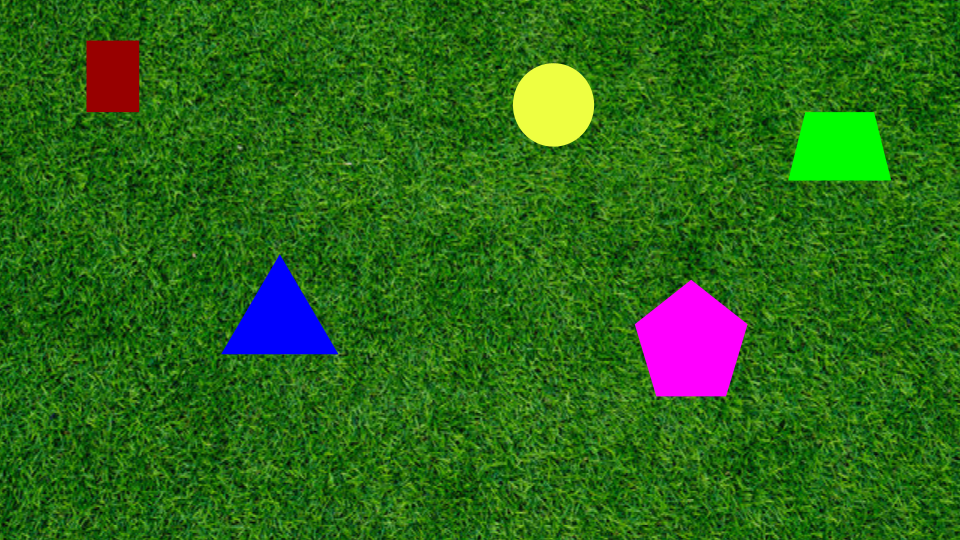
#> input picture PennAir 2024 App Static.png, 960 x 540 px
$ python -i detector.py   (imports and definitions only)
#> lines starting #> are read from the running program, lines starting #| are printed output that depends on the picture; after the words box and inside, x2 and y2 are one past the last pixel; in counts of white or black regions, pixels touching at a corner belong together
### pennair/texture.py
"""The "busyness" measure that the whole detector is built on.

The shapes we want are solid -- flat, single-colour interiors. Every background
in the challenge (grass, asphalt) is textured -- fine-grained, high-frequency
detail. So instead of asking "what colour is this pixel?", which breaks the
instant a shape is the same green as the grass and cannot generalise to an
unseen background, we ask "how much does the neighbourhood around this pixel
vary?".
"""

from __future__ import annotations

import cv2
import numpy as np


def local_stddev(gray: np.ndarray, ksize: int) -> np.ndarray:
    """Per-pixel standard deviation over a ksize x ksize window.

    The obvious implementation -- slide a window, call std() per pixel -- is
    far too slow. Instead use

        Var(X) = E[X^2] - E[X]^2

    where both expectations are box filters (local means). OpenCV's boxFilter
    uses a separable running sum, so its cost is O(1) per pixel *regardless of
    kernel size*: we can widen the window for free. Two filters plus some
    arithmetic, no Python-level loop.

    Args:
        gray: single-channel image.
        ksize: window side length, should be odd.

    Returns:
        float32 array, same shape as ``gray``.
    """
    f = gray.astype(np.float32)
    mean = cv2.boxFilter(f, ddepth=-1, ksize=(ksize, ksize), normalize=True)
    mean_sq = cv2.boxFilter(f * f, ddepth=-1, ksize=(ksize, ksize), normalize=True)
    # Clamp at 0: floating-point cancellation can push a perfectly flat region
    # very slightly negative, and sqrt of a negative is NaN.
    var = cv2.max(mean_sq - mean * mean, 0.0)
    return cv2.sqrt(var)

### pennair/classify.py
"""Naming a shape once its outline is already known.

This is deliberately downstream of detection. Searching an image for a
parametric template is enormously expensive (the parameter space is position x
scale x rotation x aspect, and each combination costs a full-image pass).
Fitting a model to an *already extracted* contour is not: it touches a few
hundred boundary points instead of two million pixels, and measures at well
under 1% of the cost of detection.

The challenge does not actually ask for classification -- only outlines,
centres and 3D position -- so this is a small extra.
"""

from __future__ import annotations

import cv2
import numpy as np

# approxPolyDP tolerance as a fraction of perimeter. 2% is the usual value:
# large enough to collapse the jitter left by pixel quantisation, small enough
# to keep genuine vertices.
_EPSILON_FRAC = 0.02

# A polygon with many vertices and near-perfect circularity is a circle. The
# threshold is generous because a rasterised circle's contour is slightly
# under-area compared to the ideal disk.
_CIRCULARITY_MIN = 0.90

_NAMES = {3: "triangle", 4: "quadrilateral", 5: "pentagon", 6: "hexagon", 7: "heptagon"}


def classify(contour: np.ndarray, area: float) -> str:
    """Return a human-readable name for a contour, e.g. "triangle"."""
    peri = cv2.arcLength(contour, True)
    if peri <= 0:
        return "unknown"
    n = len(cv2.approxPolyDP(contour, _EPSILON_FRAC * peri, True))

    _, radius = cv2.minEnclosingCircle(contour)
    circularity = area / (np.pi * radius * radius) if radius > 0 else 0.0

    # Check circle first: a rasterised circle approximates to 8-ish vertices,
    # so vertex count alone would call it an octagon.
    if circularity > _CIRCULARITY_MIN and n > 4:
        return "circle"
    return _NAMES.get(n, f"{n}-gon")

### pennair/detector.py
"""The detector itself: frame in, list of shapes out.

Two-stage design
----------------
Texture tells us *where* the shapes are, robustly, but not exactly where their
edges are. Colour then tells us exactly where the edges are, but only because
stage 1 already told us which pixels to learn a colour from. Each stage does
the job the other is bad at::

    stage 1  texture  ->  reliable localisation, boundary shrunk by ~k/2
    stage 2  colour   ->  pixel-accurate boundary, reference learned per shape

No colour is ever hardcoded, which is what keeps this background-agnostic
(Part 3) and tolerant of colour gradients inside a shape.
"""

from __future__ import annotations

from dataclasses import dataclass

import cv2
import numpy as np

from pennair.classify import classify
from pennair.texture import local_stddev


@dataclass
class Detection:
    """One detected shape."""

    contour: np.ndarray       # (N, 1, 2) int32 -- outline in pixel coordinates
    center: tuple[int, int]   # centroid (x, y) in pixels
    area: float               # filled area, px^2
    label: str = "unknown"    # e.g. "triangle"; see pennair.classify


class ShapeDetector:
    """Detects solid shapes on a textured background.

    ``detect`` is a pure function of the frame it is handed -- no state carries
    between calls. That is deliberate: Part 2 requires the video to be treated
    as a stream, one frame at a time, with no lookahead.
    """

    # [249 lines left out: functions __init__, kernel_size, texture_map, seed_mask, _snap_to_colour, segment and 2 more, not called in this run]

    def detect(self, frame: np.ndarray) -> list[Detection]:
        """Frame -> detected shapes, largest first. Pure; no cross-frame state."""
        return self._detections(*self.segment(frame))

    # -- contour extraction and gating ------------------------------------

    # [47 lines left out: function _detections, not called in this run]

>>> import cv2
>>> picture = cv2.imread('../PennAir 2024 App Static.png')
#> picture is the input picture: shape (540, 960, 3); mean B, G, R 24.5, 104.6, 44
>>> result = ShapeDetector().analyze(picture)
#> in local_stddev, `return cv2.sqrt(var)`:
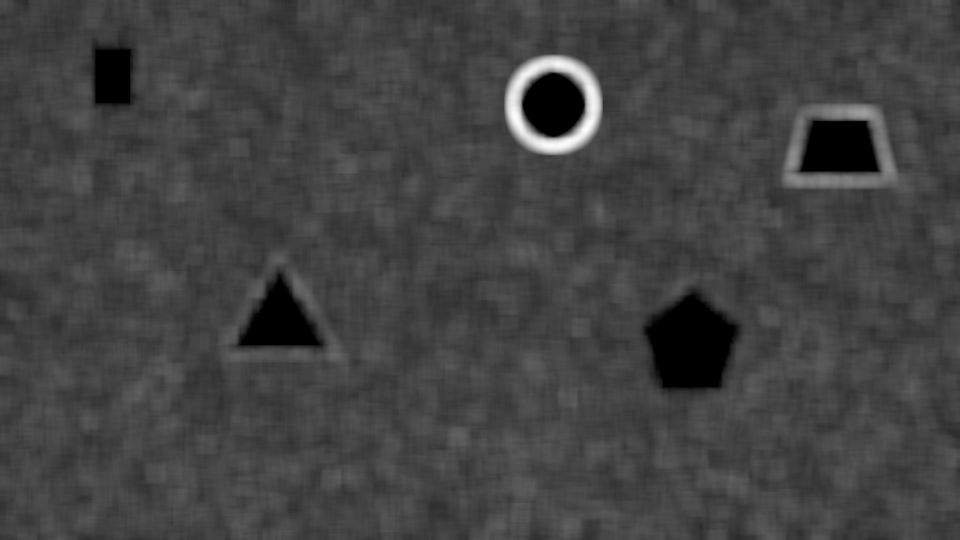
#> returned value: shape (540, 960) float32; min 0, max 79.18, mean 20.7; drawn with min black and max white
#> in seed_mask, `thr = min(max(float(np.median(sd[::2, ::2])) * self.flat_frac, 3.0), 4..`: thr = 10.4
#> in seed_mask, `_, flat = cv2.threshold(sd, thr, 255, cv2.THRESH_BINARY_INV)`: flat: shape (540, 960) float32; 3.5% white; 5 white regions, box (x1, y1, x2, y2) and area: (644, 291, 739, 391) 6552, (800, 121, 879, 172) 3408, (238, 273, 323, 347) 3291, (523, 73, 584, 137) 2834, (94, 46, 133, 106) 2145
#> in seed_mask, `flat = cv2.morphologyEx(flat, cv2.MORPH_OPEN, self._se5)`: flat: shape (540, 960); 3.5% white; 5 white regions, box (x1, y1, x2, y2) and area: (644, 291, 739, 391) 6539, (801, 121, 878, 172) 3397, (239, 273, 322, 347) 3282, (523, 73, 584, 137) 2832, (94, 46, 133, 106) 2138
#> in _snap_to_colour, `n, labels = cv2.connectedComponents(seed)`: labels: shape (540, 960) int32; 6 distinct labels, from 0 to 5
#> in _snap_to_colour, `n, labels = cv2.connectedComponents(seed)`: n = 6
#> the loop in _snap_to_colour, `for i in range(1, n):` made 5 passes
#> pass 1, in _snap_to_colour, `roi_lab, roi_seed = lab[y0:y1, x0:x1], comp[y0:y1, x0:x1]`:
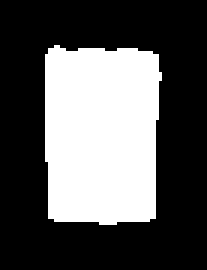
#> roi_seed: shape (90, 69) (shown 3 times larger); 34.4% white; 1 white region, box (x1, y1, x2, y2) and area: (15, 15, 54, 75) 2138
#> pass 1, in _snap_to_colour, `d = roi_lab.astype(np.float32) - ref`:
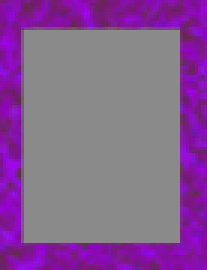
#> d: shape (90, 69, 3) float32 (shown 3 times larger); mean B, G, R 6.4, -36.2, -2.6; drawn with min black and max white
#> after the loop in _snap_to_colour, `for i in range(1, n):`: comp: shape (540, 960); 1.3% white; 1 white region, box (x1, y1, x2, y2) and area: (644, 291, 739, 391) 6541
#> after the loop in _snap_to_colour, `for i in range(1, n):`:
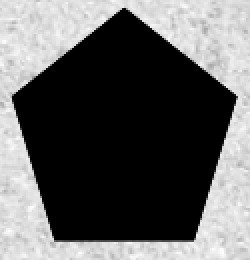
#> dist2: shape (130, 125) float32 (shown 2 times larger); min 0, max 36741, mean 13926; drawn with min black and max white
#> after the loop in _snap_to_colour, `for i in range(1, n):`:
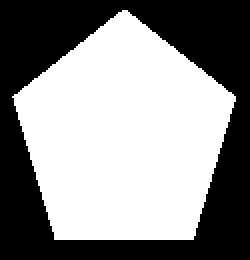
#> keep: shape (130, 125) (shown 2 times larger); 55.1% white; 1 black region, box (x1, y1, x2, y2) and area: (0, 0, 125, 130) 7293
#> after the loop in _snap_to_colour, `for i in range(1, n):`: next_id = 5; rects = [(79, 31, 148, 121), (508, 58, 599, 152), (786, 106, 893, 187), (224, 258, 337, 362), (629, 276, 754, 406)]
#> in analyze, `labels, rects = self.segment(frame)`:
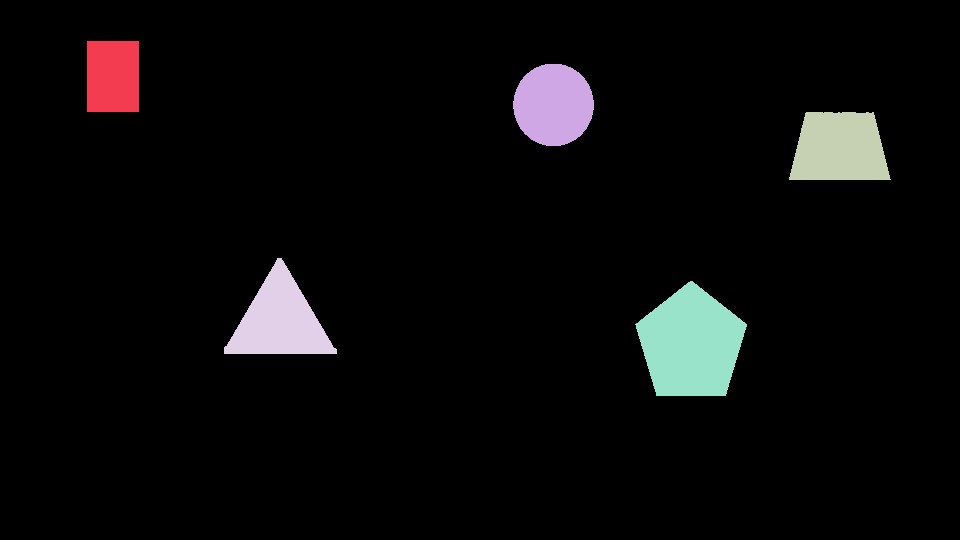
#> labels: shape (540, 960) int32; 6 distinct labels, from 0 to 5; one colour per label, 0 black
#> the loop in _detections, `for i, (x0, y0, x1, y1) in enumerate(rects, start=1):` made 5 passes
#> pass 3, in _detections, `sub = (labels[y0:y1, x0:x1] == i).astype(np.uint8)`:
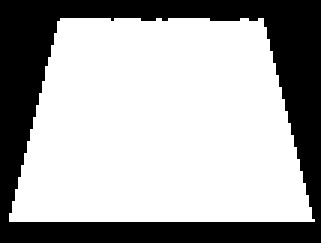
#> sub: shape (81, 107) (shown 3 times larger); values 0 (black) and 1 (white), 66.5% white; 1 black region, box (x1, y1, x2, y2) and area: (0, 0, 107, 81) 2907
#> after the loop in _detections, `for i, (x0, y0, x1, y1) in enumerate(rects, start=1):`: out = 5 items
